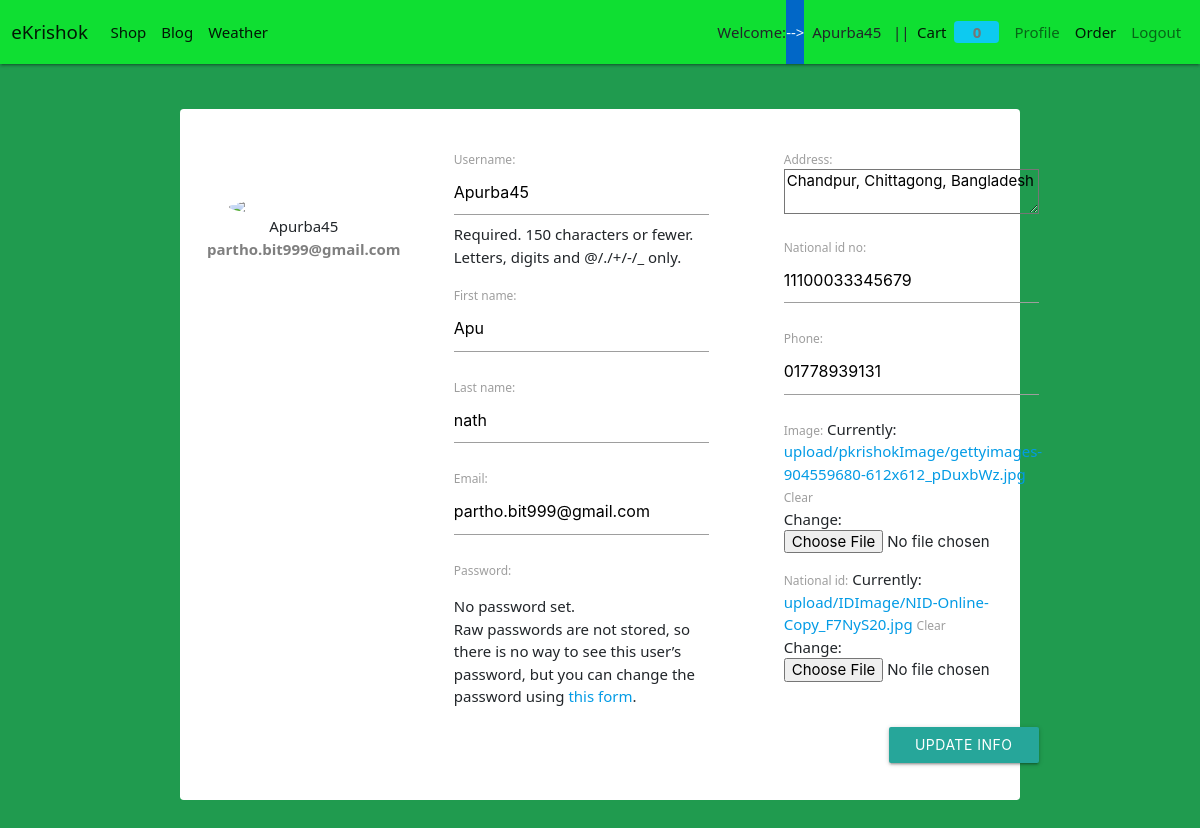
Page /edit_profile/ (signed in) on the committed database.
### Store/models/userprofile.py (models this page shows, shortened)
class UserProfile(models.Model):
    user = models.OneToOneField(User, on_delete=models.CASCADE, related_name='userprofile')
    address = models.TextField(max_length=300, blank=True, default='')
    national_id_no = models.CharField(max_length=50)
    phone = models.CharField(max_length=20)
    image = models.FileField(default = 'upload/pkrishokImage/blank.png', upload_to = 'upload/pkrishokImage/', blank=True)
    national_id = models.FileField(default= 'upload/IDImage/blank.png',upload_to = 'upload/IDImage/', blank=True)
    @staticmethod
    def get_info_of_user(user_id):
        return UserProfile.objects.filter(user = user_id)

### Store/views.py (the view)
# urls.py: path('edit_profile/',views.edit_profile, name='edit_profile_info'),
def edit_profile(request):
    user = request.session.get('current_user_id')
    data = UserProfile.get_info_of_user(user)
    if request.method == 'POST':
        p_form = InfoUserProfileForm(request.POST,  request.FILES,
        instance=request.user.userprofile,
        )
        u_form = User_Form(request.POST,
        instance= request.user)
        if u_form.is_valid() and p_form.is_valid():
            user = u_form.save()
            user.save()
            group = Group.objects.get(name='Farmer')
            user.groups.add(group)
            profile = p_form.save(commit=False)
            profile.user = user
            profile.save()
            username = u_form.cleaned_data.get('username')
            messages.success(request, 'Account updated successfully for '+ username )
            return redirect('profile')
    else:
        p_form = InfoUserProfileForm(instance=request.user.userprofile)
        u_form = User_Form(instance= request.user)
    context = {
    "p_form":p_form,
    "u_form": u_form,
    'data': data,
    }
    return render(request, 'profile/edit_pro.html', context)
    form_class = EditProfileForm
    template_name = 'profile/edit_profile.html'
    success_url = reverse_lazy('profile')
    def get_object(self):
        return self.request.user

### Store/forms2.py
class InfoUserProfileForm(forms.ModelForm):
    class Meta():
        model = UserProfile
        fields = ('address', 'national_id_no', 'phone', 'image', 'national_id')

class User_Form(UserChangeForm):
    first_name = forms.CharField()
    last_name = forms.CharField()
    email = forms.EmailField()
    class Meta():
        model = User
        fields = ['username', 'first_name', 'last_name', 'email',]

### Store/templates/profile/edit_pro.html (shortened to what this page needs)
{% extends 'store/base.html' %}
{% block content %}
<div class="container rounded bg-white mt-5 mb-5">
    <form action="" method="POST" enctype="multipart/form-data">
        <div class="row " style="width: 900px; height: auto;">
            <div class="col-md-3 border-right">
                <div class="d-flex flex-column align-items-center text-center p-3 py-5"><img class="rounded-circle mt-5" width="150px" src="https://st3.depositphotos.com/15648834/17930/v/600/depositphotos_179308454-stock-illustration-unknown-person-silhouette-glasses-profile.jpg"><span class="font-weight-bold">{{user}}</span><span class="text-black-50"><b>{{user.email}}</b></span></div>
            </div>
               <div class="col-lg-4  m-3 p-4"  style="">
                {{u_form.as_p}}
               </div>
               <div class="col-lg-4 m-3 p-4 " style="">
                {{p_form.as_p}}
                <button type="submit" class="btn btn-outline-info " style="width: 150px; float: right; margin-top: 30px;">Update Info</button>
               </div>
    </div>
    </form>
</div>
{% endblock %}

### Store/templates/store/base.html (shortened to what this page needs)
{% load static %}
{% load crispy_forms_tags %}
{% load cart %}
<!doctype html>
<html lang="en">
  <head>
    <link href="https://cdn.jsdelivr.net/npm/bootstrap@5.1.0/dist/css/bootstrap.min.css" rel="stylesheet">
      <link rel="stylesheet" href="https://cdnjs.cloudflare.com/ajax/libs/materialize/1.0.0/css/materialize.min.css">
  {% load static %}
    <link rel="stylesheet" href="{% static 'css/style.css'%}">
    <link rel="stylesheet" href="{% static 'css/owl.carousel.min.css'%}">
    <link rel="stylesheet" href="{% static 'css/owl.theme.default.min.css'%}">
  </head>
  <body>
    <nav class="navbar navbar-expand-lg navbar-light " style="background-color: rgb(15, 223, 50); color:rgb(241, 240, 213); ">
        <div class="container-fluid">
          <a class="navbar-brand" href="/">eKrishok</a>
          <div class="collapse navbar-collapse" id="navbarSupportedContent">
            <ul class="navbar-nav me-auto mb-2 mb-lg-0">
              <li class="nav-item">
                <a class="nav-link active" aria-current="page" href="/">Shop</a>
              </li>
              <li class="nav-item">
                <a class="nav-link active" aria-current="page" href="{% url 'home_Blog' %}">Blog</a>
              </li>
              <li class="nav-item">
                <a class="nav-link active" aria-current="page" href="{% url 'WeatherApp:city_weather' %}">Weather</a>
              </li>
            </ul>
            {% if request.user.is_authenticated %}
              <div class="d-flex text-dark">
                  Welcome:<span style="display: block; background-color: rgb(1, 103, 199); color: aliceblue;" >--></span> &nbsp;
              {{request.user.username}} &nbsp; ||
              </div>
            {% endif %}
            <ul class="navbar-nav my-2 my-lg-0">
              <li class="nav-item">
                <a class="nav-link active" aria-current="page" href="{% url 'cart' %}">Cart
                  <span class="badge bg-info">{{request.session.cart.keys|length}}</span>
                </a>
              </li>
              {% if not request.session.current_user_id %}
                <li class="nav-item">
                  <a class="nav-link active" aria-current="page" href="{% url 'login' %}">Login</a>
                </li>
                <li class="nav-item dropdown">
                  <a class="nav-link dropdown-toggle" href="#" id="navbarDropdownMenuLink" role="button" data-bs-toggle="dropdown" aria-expanded="false">
                    SignUp
                  </a>
                  <ul class="dropdown-menu" aria-labelledby="navbarDropdownMenuLink">
                    <li><a class="dropdown-item" href="{% url 'cus_reg' %}">Register As Customer</a></li>
                    <li><a class="dropdown-item" href="{% url 'fa_reg' %}">Register As Farmaer</a></li>
                    <li><a class="dropdown-item" href="#">Register As Agri_Officer</a></li>
                  </ul>
                </li>
              {% else %}
              <li class="nav-item">
                <a class="nav-link" href="{% url 'profile' %}">Profile</a>
              </li>
              <li class="nav-item">
                <a class="nav-link active" aria-current="page" href="{% url 'order_page' %}">Order</a>
              </li>
                <li class="nav-item">
                  <a class="nav-link" href="{% url 'logout' %}">Logout</a>
                </li>
              {% endif %}
              </ul>
          </div>
        </div>
    </nav>
    {% block content %}
    {% endblock %}
  </body>
</html>

### Store/templates/profile/edit_pro.html (style rules this page uses)
body { background: rgb(32, 155, 79) }

### rows in the picture
UserProfile: address "Chandpur, Chittagong, Bangladesh", national_id_no "11100033345679", phone "01778939131"

### other values in the picture
{{ request.user.username }} "Apurba45"
{{ request.session.cart.keys|length }} "0"
{{ user }} "Apurba45"
{{ user.email }} "partho.bit999@gmail.com"
